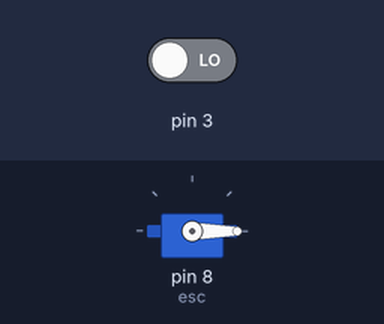
Recording of a sketch running on a simulated Arduino Uno, built with avr-gcc and run on an emulated ATmega328P. Shown: servo. The test bench sets the inputs (shaded band); at power-on: pin 3 LOW. What the sketch prints to the serial monitor is not drawn.

Above: at 0.1 s.
Timing chart, 0 to 1.6 s (numbered marks = the images above):
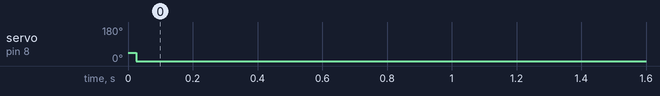

Measured:
- by itself, servo on pin 8 (esc): 44° → 0° at 0.03 s

The sketch:

RC_Control_2.ino
```cpp
#include<Servo.h>

Servo esc;

void setup()
{
  pinMode(3, INPUT);
  esc.attach(8);
  esc.writeMicroseconds(1000);
  Serial.begin(9600);
}

void loop() {
  int val;
  val = pulseIn(3, HIGH, 25000);
  val = map(val, 1025, 1875, 1000, 2000);
  esc.writeMicroseconds(val);
  Serial.println(val);
  delay(500);


    //int rc3 = pulseIn(3, HIGH, 25000);

//  pwm = map(rc3, 1025, 1875, 1000, 2000);
//  digitalWrite(in1, HIGH);


//  int v = pulseIn(3, HIGH, 25000);
  //Serial.printIn(v);
  //delay(500);

//  int val;
// digital
//  val= analogRead(A0);
//  val= map(val, 0, 1023, 1000,2000);
//  esc.writeMicroseconds(val);
  // put your main code here, to run repeatedly:

}
```
